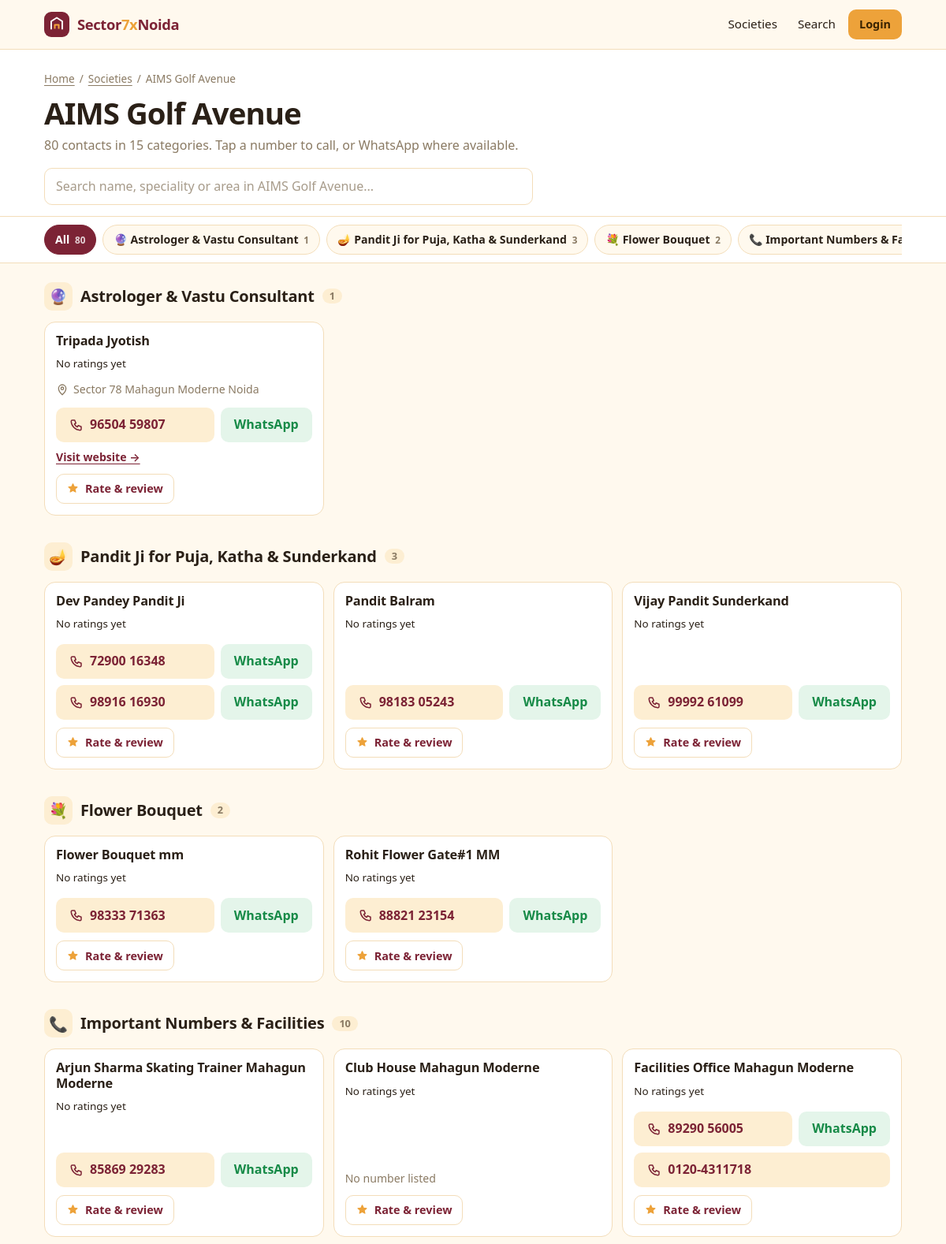
The page /society/aims-golf-avenue (upper part) on the database its author committed.
### tables this page shows
CREATE TABLE societies (
  id INT UNSIGNED NOT NULL AUTO_INCREMENT PRIMARY KEY,
  name VARCHAR(150) NOT NULL,
  slug VARCHAR(150) NOT NULL UNIQUE,
  legacy_slug VARCHAR(150) NOT NULL DEFAULT '',
  mongo_id VARCHAR(40) NOT NULL DEFAULT '',
  KEY idx_legacy (legacy_slug)
);

CREATE TABLE categories (
  id SMALLINT UNSIGNED NOT NULL AUTO_INCREMENT PRIMARY KEY,
  name VARCHAR(150) NOT NULL,
  slug VARCHAR(100) NOT NULL UNIQUE,
  icon VARCHAR(16) NOT NULL DEFAULT ''
);

CREATE TABLE society_providers (
  society_id INT UNSIGNED NOT NULL,
  category_id SMALLINT UNSIGNED NOT NULL,
  provider_id INT UNSIGNED NOT NULL,
  PRIMARY KEY (society_id, category_id, provider_id),
  KEY idx_provider (provider_id),
  KEY idx_cat (category_id),
  CONSTRAINT fk_sp_soc FOREIGN KEY (society_id) REFERENCES societies(id) ON DELETE CASCADE,
  CONSTRAINT fk_sp_cat FOREIGN KEY (category_id) REFERENCES categories(id) ON DELETE CASCADE,
  CONSTRAINT fk_sp_prov FOREIGN KEY (provider_id) REFERENCES providers(id) ON DELETE CASCADE
);

CREATE TABLE providers (
  id INT UNSIGNED NOT NULL AUTO_INCREMENT PRIMARY KEY,
  ext_id VARCHAR(40) NOT NULL UNIQUE,
  name VARCHAR(255) NOT NULL,
  address VARCHAR(500) NOT NULL DEFAULT '',
  specialization VARCHAR(255) NOT NULL DEFAULT '',
  website VARCHAR(500) NOT NULL DEFAULT '',
  priority TINYINT UNSIGNED NOT NULL DEFAULT 5,
  KEY idx_name (name)
);

CREATE TABLE provider_phones (
  id INT UNSIGNED NOT NULL AUTO_INCREMENT PRIMARY KEY,
  provider_id INT UNSIGNED NOT NULL,
  display VARCHAR(40) NOT NULL,
  tel VARCHAR(25) NOT NULL,
  whatsapp VARCHAR(20) NULL,
  is_mobile TINYINT(1) NOT NULL DEFAULT 0,
  sort TINYINT UNSIGNED NOT NULL DEFAULT 0,
  KEY idx_provider (provider_id),
  CONSTRAINT fk_phone_provider FOREIGN KEY (provider_id) REFERENCES providers(id) ON DELETE CASCADE
);

### pages/society.php (called while the page is built, shortened)
<?php
$slug = (string) ($_GET['slug'] ?? '');
$st = db()->prepare('SELECT id, name, slug FROM societies WHERE slug = ? OR legacy_slug = ? LIMIT 1');
$st->execute([$slug, $slug]);
$society = $st->fetch();
$rows = db()->prepare(
    'SELECT sp.category_id, p.id, p.name, p.address, p.specialization, p.website, p.priority
     FROM society_providers sp JOIN providers p ON p.id = sp.provider_id
     WHERE sp.society_id = ?
     ORDER BY sp.category_id, p.priority, p.name'
);
$rows->execute([$society['id']]);
$rows = $rows->fetchAll();
$ph = db()->prepare(
    'SELECT pp.* FROM provider_phones pp
     WHERE pp.provider_id IN (SELECT provider_id FROM society_providers WHERE society_id = ?)
     ORDER BY pp.provider_id, pp.sort'
);
$ph->execute([$society['id']]);
$phones = group_phones($ph->fetchAll());
$ratings = ratings_for(array_column($rows, 'id'));
$cats = [];
foreach (db()->query('SELECT id, name, slug, icon FROM categories ORDER BY id') as $c) $cats[(int) $c['id']] = $c;
$groups = [];
foreach ($rows as $r) $groups[(int) $r['category_id']][] = $r;
ksort($groups);
$total = count($rows);
$title = $society['name'] . ' Noida - Local Contacts: Doctors, Pandit, RO, Plumber & More | ' . cfg('site', 'name');
$desc  = 'Phone numbers of ' . $total . ' local services for ' . $society['name'] . ', Noida: doctors, pandit ji, RO technician, plumber, milkman, driver and more, in ' . count($groups) . ' categories.';
render('society_view', [
    'title' => $title, 'desc' => $desc,
    'society' => $society, 'groups' => $groups, 'cats' => $cats, 'phones' => $phones, 'ratings' => $ratings, 'total' => $total,
    'jsonld' => [[
        '@context' => 'https://schema.org',
        '@type'    => 'BreadcrumbList',
        'itemListElement' => [
            ['@type' => 'ListItem', 'position' => 1, 'name' => 'Home', 'item' => abs_url('/')],
            ['@type' => 'ListItem', 'position' => 2, 'name' => $society['name'], 'item' => abs_url('/society/' . $society['slug'])],
        ],
    ]],
    'canonical' => abs_url('/society/' . $society['slug']),
]);

### inc/bootstrap.php (the view, shortened to what this page needs)
<?php
function cfg(string $section, ?string $key = null, $default = null)
{
    $c = $GLOBALS['S7X_CFG'][$section] ?? null;
    if ($key === null) return $c ?? $default;
    return $c[$key] ?? $default;
}
function db(): PDO
{
    static $pdo = null;
    if ($pdo) return $pdo;
    $c = cfg('db');
    $dsn = sprintf('mysql:host=%s;dbname=%s;charset=%s', $c['host'], $c['name'], $c['charset']);
    $pdo = new PDO($dsn, $c['user'], $c['pass'], [
        PDO::ATTR_ERRMODE            => PDO::ERRMODE_EXCEPTION,
        PDO::ATTR_DEFAULT_FETCH_MODE => PDO::FETCH_ASSOC,
        PDO::ATTR_EMULATE_PREPARES   => false,
    ]);
    return $pdo;
}
function e($v): string
{
    return htmlspecialchars((string) $v, ENT_QUOTES | ENT_SUBSTITUTE, 'UTF-8');
}
function base_path(): string
{
    $b = rtrim(str_replace('\\', '/', dirname($_SERVER['SCRIPT_NAME'] ?? '')), '/');
    return $b === '.' ? '' : $b;
}
function url(string $path = '/'): string
{
    return base_path() . '/' . ltrim($path, '/');
}
function plural(int $n, string $one, string $many): string
{
    return $n . ' ' . ($n === 1 ? $one : $many);
}
function current_user(): ?array
{
    return $_SESSION['user'] ?? null;
}
function can_see_contact(): bool
{
    return !cfg('auth', 'require_login_for_contact', false) || current_user() !== null;
}
function render(string $view, array $data = []): void
{
    $data += ['title' => cfg('site', 'name'), 'desc' => cfg('site', 'tagline'), 'canonical' => null, 'robots' => 'index,follow', 'jsonld' => []];
    extract($data, EXTR_SKIP);
    require S7X_ROOT . '/pages/' . $view . '.php';
    require S7X_ROOT . '/inc/layout.php';
}
    ?><!doctype html>
<?php
function slugify(string $s): string
{
    $s = preg_replace('~[^a-z0-9]+~', '-', mb_strtolower($s));
    return trim((string) $s, '-') ?: 'provider';
}
function provider_url(array $p): string
{
    return url('/provider/' . (int) $p['id'] . '-' . slugify($p['name']));
}
function ratings_for(array $providerIds): array
{
    $ids = array_values(array_unique(array_map('intval', $providerIds)));
    $in = implode(',', $ids);
    $rows = db()->query("SELECT provider_id, ROUND(AVG(rating), 1) AS avg_rating, COUNT(*) AS cnt FROM reviews WHERE provider_id IN ($in) GROUP BY provider_id")->fetchAll();
    $out = [];
    return $out;
}
function rating_summary(?array $r): string
{
    if (!$r || $r['count'] === 0) {
        return '<span class="prating prating-empty muted">No ratings yet</span>';
    }
    return '<span class="prating">' . stars_html($r['avg']) . ' <b>' . e(number_format($r['avg'], 1)) . '</b> <span class="muted">(' . plural($r['count'], 'review', 'reviews') . ')</span></span>';
}
function provider_card(array $p, array $phones, ?array $rating = null): string
{
    $show = can_see_contact();
    $isNew = (int) $p['priority'] === 1;
    $search = mb_strtolower($p['name'] . ' ' . $p['specialization'] . ' ' . $p['address']);
    $h  = '<article class="pcard" data-search="' . e($search) . '">';
    $h .= '<div class="pcard-top"><h4>' . e($p['name']) . '</h4>';
    $h .= '</div>';
    $h .= '<div class="pcard-rating"><a href="' . e(provider_url($p)) . '">' . rating_summary($rating) . '</a></div>';
    if ($p['specialization'] !== '') $h .= '<p class="pspec">' . e($p['specialization']) . '</p>';
    if ($p['address'] !== '') {
        $h .= '<p class="paddr"><svg viewBox="0 0 24 24" aria-hidden="true"><path d="M12 22s7-6.2 7-12a7 7 0 1 0-14 0c0 5.8 7 12 7 12z"/><circle cx="12" cy="10" r="2.5"/></svg>' . e($p['address']) . '</p>';
    }
    $h .= '<div class="pphones">';
    if (!$phones) {
        $h .= '<span class="nophone">No number listed</span>';
    } elseif (!$show) {
        $h .= '<a class="btn btn-ghost btn-sm" href="' . e(url('/login?next=' . rawurlencode($_SERVER['REQUEST_URI'] ?? '/'))) . '">Login to view number</a>';
    } else {
        foreach ($phones as $ph) {
            $h .= '<div class="prow"><a class="btn btn-call" href="tel:' . e($ph['tel']) . '"><svg viewBox="0 0 24 24" aria-hidden="true"><path d="M5 4h4l2 5-2.5 1.5a11 11 0 0 0 5 5L15 13l5 2v4a2 2 0 0 1-2 2A16 16 0 0 1 3 6a2 2 0 0 1 2-2z"/></svg>' . e($ph['display']) . '</a>';
            if (!empty($ph['whatsapp'])) {
                $h .= '<a class="btn btn-wa" target="_blank" rel="noopener" href="https://wa.me/' . e($ph['whatsapp']) . '" aria-label="WhatsApp ' . e($p['name']) . '">WhatsApp</a>';
            }
            $h .= '</div>';
        }
    }
    $h .= '</div>';
    if ($p['website'] !== '') {
        $w = $p['website'];
        $href = preg_match('~^https?://~i', $w) ? $w : 'https://' . $w;
        $h .= '<a class="pweb" target="_blank" rel="noopener nofollow" href="' . e($href) . '">Visit website &rarr;</a>';
    }
    $h .= '<a class="btn btn-ghost btn-sm prate-link" href="' . e(provider_url($p)) . '"><svg viewBox="0 0 24 24" aria-hidden="true"><path d="M12 3l2.6 5.6 6.1.6-4.6 4.1 1.3 6-5.4-3.1-5.4 3.1 1.3-6-4.6-4.1 6.1-.6z"/></svg>Rate &amp; review</a>';
    return $h . '</article>';
}
function group_phones(array $rows): array
{
    $out = [];
    foreach ($rows as $r) $out[(int) $r['provider_id']][] = $r;
    return $out;
}

### pages/society_view.php (shortened to what this page needs)
<section class="page-head">
  <div class="wrap">
    <nav class="crumbs" aria-label="Breadcrumb"><a href="<?= e(url('/')) ?>">Home</a><span>/</span><a href="<?= e(url('/#societies')) ?>">Societies</a><span>/</span><span aria-current="page"><?= e($society['name']) ?></span></nav>
    <h1><?= e($society['name']) ?></h1>
    <p class="muted"><?= plural($total, 'contact', 'contacts') ?> in <?= plural(count($groups), 'category', 'categories') ?>. Tap a number to call, or WhatsApp where available.</p>
    <div class="toolbar">
      <input id="pfilter" class="search-in" type="search" placeholder="Search name, speciality or area in <?= e($society['name']) ?>..." autocomplete="off" data-provider-filter>
    </div>
  </div>
  <div class="chips-wrap">
    <div class="wrap">
      <div class="chips" role="tablist" aria-label="Categories">
        <button type="button" class="chip is-on" data-cat="all">All <small><?= $total ?></small></button>
        <?php foreach ($groups as $cid => $list): $c = $cats[$cid] ?? null; if (!$c) continue; ?>
          <button type="button" class="chip" data-cat="c<?= (int) $cid ?>"><?= e($c['icon']) ?> <?= e($c['name']) ?> <small><?= count($list) ?></small></button>
        <?php endforeach; ?>
      </div>
    </div>
  </div>
</section>
<div class="wrap listing">
  <?php foreach ($groups as $cid => $list): $c = $cats[$cid] ?? null; if (!$c) continue; ?>
    <section class="cat-section" id="c<?= (int) $cid ?>" data-cat-section="c<?= (int) $cid ?>">
      <h2><span class="ico" aria-hidden="true"><?= e($c['icon']) ?></span><span class="t"><?= e($c['name']) ?></span><small><?= count($list) ?></small></h2>
      <div class="pgrid">
        <?php foreach ($list as $p): echo provider_card($p, $phones[(int) $p['id']] ?? [], $ratings[(int) $p['id']] ?? null); endforeach; ?>
      </div>
    </section>
  <?php endforeach; ?>
</div>

### rows shown on the page
societies: name "AIMS Golf Avenue", name "Search name, speciality or area in AIMS Golf Avenue..."
categories: icon "🔮", name "Astrologer & Vastu Consultant", count($list) "1"
categories: icon "🪔", name "Pandit Ji for Puja, Katha & Sunderkand", count($list) "3"
categories: icon "💐", name "Flower Bouquet", count($list) "2"
categories: icon "📞", name "Important Numbers &…", name "Important Numbers & Facilities"
society_providers: provider.name "Tripada Jyotish", provider.address "Sector 78 Mahagun Moderne Noida"
provider_phones: display "96504 59807"
society_providers: provider.name "Dev Pandey Pandit Ji"
provider_phones: display "72900 16348"
provider_phones: display "98916 16930"
society_providers: provider.name "Pandit Balram"
provider_phones: display "98183 05243"
society_providers: provider.name "Vijay Pandit Sunderkand"
provider_phones: display "99992 61099"
society_providers: provider.name "Flower Bouquet mm"
provider_phones: display "98333 71363"
society_providers: provider.name "Rohit Flower Gate#1 MM"
provider_phones: display "88821 23154"
society_providers: provider.name "Arjun Sharma Skating Trainer Mahagun Moderne"
provider_phones: display "85869 29283"
society_providers: provider.name "Club House Mahagun Moderne", shows "No number listed"
society_providers: provider.name "Facilities Office Mahagun Moderne"
provider_phones: display "89290 56005"
provider_phones: display "0120-4311718"

### other values the page prints
plural($total, 'contact', 'contacts') "80 contacts"
plural(count($groups), 'category', 'categories') "15 categories"
$total "80"
count($list) "1"
count($list) "3"
count($list) "2"
count($list) "10"
